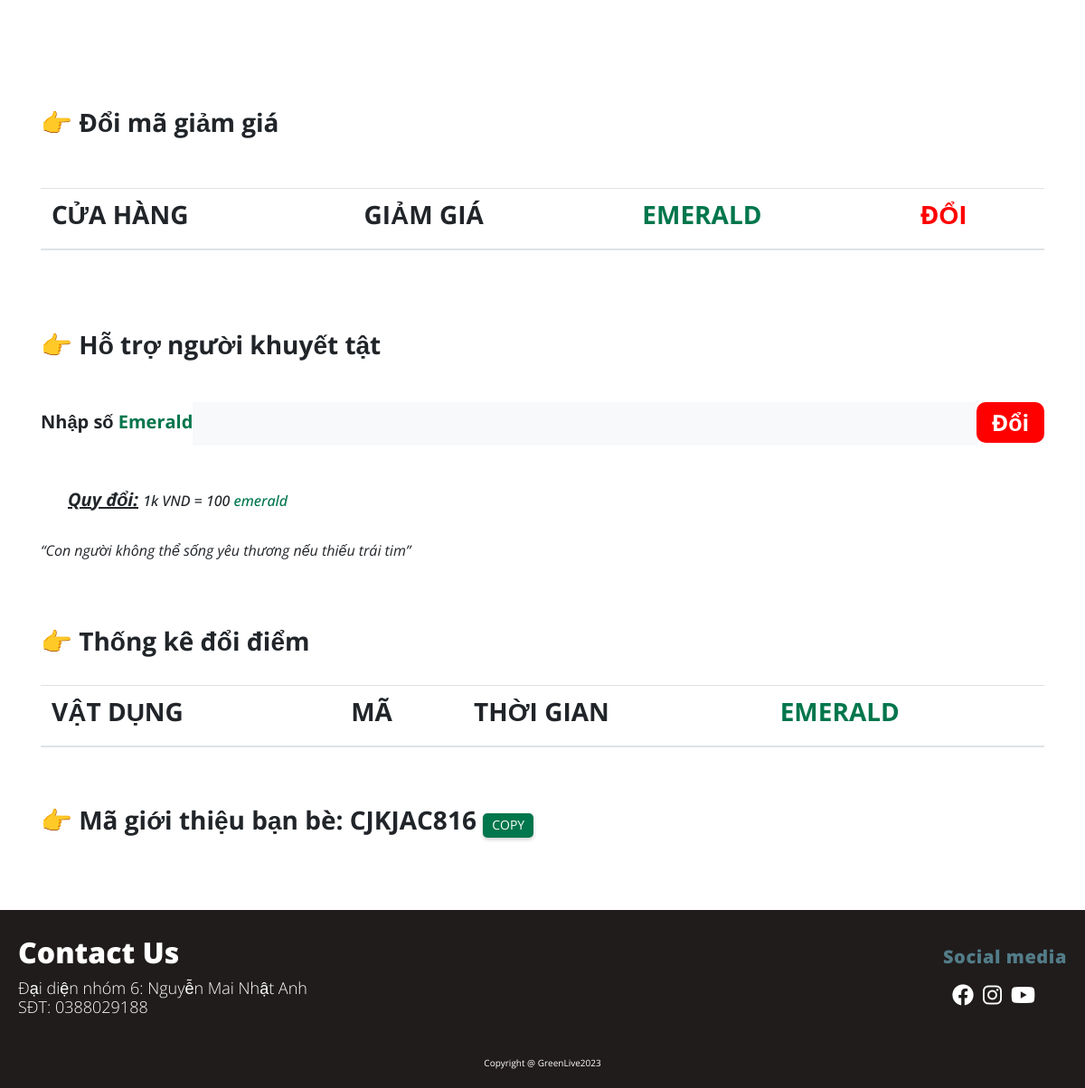
Page /afteruser2 (signed in, lower part) on the earlier database version.
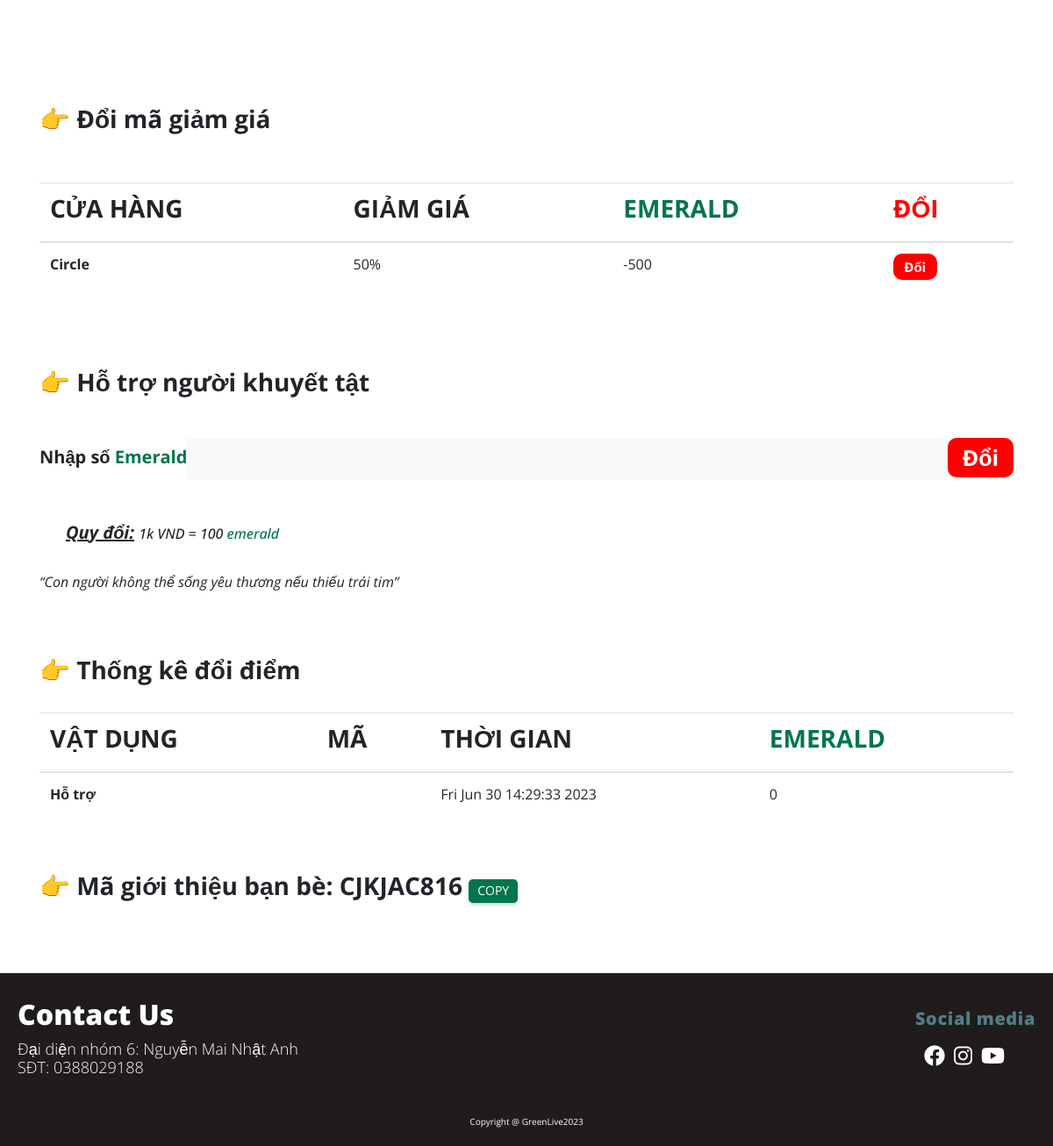
Same page on the later database version.
### control/Databases.py (models this page shows)
class Base(DeclarativeBase):
    pass

class Item(Base):
    __tablename__ = "items"
    id:Mapped[int] = mapped_column(primary_key=True)
    name:Mapped[str] = mapped_column(nullable=False)
    giam:Mapped[str] = mapped_column(nullable=False)
    price:Mapped[int] = mapped_column(nullable=False)
    code:Mapped[str] = mapped_column(nullable=False)

class Trade_history_user(Base):
    __tablename__ = "trade_history_user"
    id:Mapped[int] = mapped_column(primary_key=True)
    point_paid:Mapped[int] = mapped_column(nullable=False)
    item_name:Mapped[str] = mapped_column(nullable=False)
    item_id:Mapped[int] = mapped_column(nullable=False)
    time:Mapped[str] = mapped_column(nullable=False)
    user_id:Mapped[int] = mapped_column(nullable=False)
    ma:Mapped[str] = mapped_column(nullable=False)

### view/au2.py (the view)
@afteruser2.route('/afteruser2', methods=['POST', 'GET'])
@login_required
def au2():
    data = gain_shop()
    a = len(data)
    if request.method == 'POST':
        if request.form.get("Hotro_doi") == "Hotro_doi":
            get_sotien = request.form.get("hotroemerald")
            if get_sotien.isnumeric():
                so_tien = int(get_sotien)
                global Buyer_manager, Trade_manager
                if so_tien > 0 and so_tien <= Buyer_manager.Buyer_db_point(current_user.id):
                    Buyer_manager.Buyer_db_add_point(current_user.id, -1*so_tien)
                    Trade_manager.trade_history_user_add(-1*so_tien, "Hỗ trợ", 9999999, current_user.id, ma="")
                else:
                    flash('Không đủ Emerald để quyên góp', category='error')
            else:
                flash('Vui lòng nhập số Emerald để quyên góp', category='error')
        elif request.form.get('Logout') == "Logout":
            logout_user()
            return redirect('/login')
        else:
            for i in range(1, a + 1):
                if request.form.get("button" + str(i)) == "Button_doi":
                    thong_ke_doi_emerald = trade_history()
                    item_id = data[i-1]['item_id']
                    item_buy.buy(current_user.id, Session(engine), item_id)
        data = gain_shop()
        thong_ke_doi_emerald = trade_history()
        return render_template("AfterUser2.html", user = current_user.username, data = data, data1 = thong_ke_doi_emerald)
    else:
        thong_ke_doi_emerald = trade_history()
        return render_template("AfterUser2.html", user = current_user.username, data = data, data1 = thong_ke_doi_emerald)

### control/Item_db.py (called while the page is built)
    def item_scan(self):
        result = self.session.query(Item).all()
        dict = {'id': [],'name': [], 'giam': [], 'price': []}
        for item in result:
            dict['id'].append(item.id)
            dict['name'].append(item.name)
            dict['giam'].append(item.giam)
            dict['price'].append(item.price)
        return dict

### control/User_db.py (called while the page is built)
    def User_db_get_user_id(self, user_id):
        return self.session.query(User).filter_by(id = user_id).first()

### control/check_cookie.py (called while the page is built)
def login_manager_create(app, session):
    mng = User_db_manage(session)
    login_manager = LoginManager()
    login_manager.init_app(app)
    login_manager.login_view = 'login'
    @login_manager.user_loader
    def load_user(user_id):
        user = mng.User_db_get_user_id(user_id)
        return user
    @login_manager.unauthorized_handler
    def unauthorized_go_away():
        return redirect('/login')
    return login_manager

### view/templates/AfterUser2.html (shortened to what this page needs)
{%extends "base.html" %}
{% block css %}AfterUser2.css{%endblock%}
{% block container %}
    <br><br>
    <div class="container">
        <br><br>
        <br><br>
        <bR><br><br>
        <h3>
            <b>👉 Đổi mã giảm giá</b>
        </h3>
        <br><br>
        <table class="table">
            <thead>
                <tr>
                    <th scope="col"><h3><b>CỬA HÀNG</b></h3></th>
                    <th scope="col"><h3><b>GIẢM GIÁ</b></h3></th>
                    <th scope="col" style="color: #00764C"><h3><b>EMERALD</b></h3></th>
                    <th scope="col"><h3><b style="color: red;">ĐỔI</b></h3></th>
                </tr>
            </thead>
            <tbody>
                {% for row in data %}
                <form method = "post" id = "form{{ loop.index }}">
                <tr>
                    <td><b name = "dt1">{{ row['cuahang'] }}</b></td>
                    <td name = "dt3">{{ row['giamgia'] }}</td>
                    <td name = "dt4">{{ row['emerald'] }}</td>
                    <td>
                        <button type = "submit" class="myButton2" name = "button{{ loop.index }}" value="Button_doi" ><b>Đổi</b></button>
                    </tr>
                </form>
                {% endfor %}
            </tbody>
        </table>
        <br><br><br>
        <h3><b>👉 Hỗ trợ người khuyết tật</b></h3>
        <br><br>
        <h5>
            <b>
                <form method = "post">
                <div class="input-group">
                    <div class="nhap-so">
                        Nhập số
                        <div class="e2" style="color:#00764C; display: inline;">
                            Emerald
                        </div>
                    </div>
                    <input type="text" name ="hotroemerald" id = "hotroemerald" class="form-control form-control-lg bg-light fs-6">
                    <div class="doi">
                        <a href="#">
                            <button class=”myButton2” name = "Hotro_doi" value="Hotro_doi"><b>Đổi</b></button>
                        </a>
                    </div>
                </div>
                </form>
            </b>
            <br><br>
                <i><b><u>Quy đổi:</u></b></i> <i style="font-size:16px;">1k VND = 100
                    <div class="e" style="color:#00764C; display: inline">
                        emerald
                    </div></i>
        </h5>
        <br>
        <i>“Con người không thể sống yêu thương nếu thiếu trái tim”</i>
        <br><br><br><br>
        <h3><b>👉 Thống kê đổi điểm</b></h3>
        <br>
        <div class="table1">
        <table class="table">
            <thead>
                <tr>
                    <th scope="col"><h3><b>VẬT DỤNG</b></h3></th>
                    <th scope="col"><h3><b>MÃ</b></h3></th>
                    <th scope="col"><h3><b>THỜI GIAN</b></h3></th>
                    <th scope="col" style="color: #00764C"><h3><b>EMERALD</b></h3></th>
                </tr>
            </thead>
            <tbody>
                {% for row in data1%}
                <tr>
                    <th scope="row">{{ row['vatdung'] }}</th>
                    <td>{{ row['ma'] }}</td>
                    <td>{{ row['thoigian'] }}</td>
                    <td>{{ row['emerald'] }}</td>
                </tr>
                {% endfor %}
            </tbody>
        </table>
        <br><br>
        </div>
        <h3>
            <b>👉 Mã giới thiệu bạn bè: <span id="codeText">CJKJAC816</span></b>
            <button id="copyButton" onclick="copyText()">COPY</button>
        </h3>
        <br><br><br>
    </div>
{% endblock %}

Differences in the rows shown:
added Item: cuahang "Circle", giamgia "50%", emerald "-500"
added Trade_history_user: vatdung "Hỗ trợ", thoigian "Fri Jun 30 14:29:33 2023", emerald "0"
